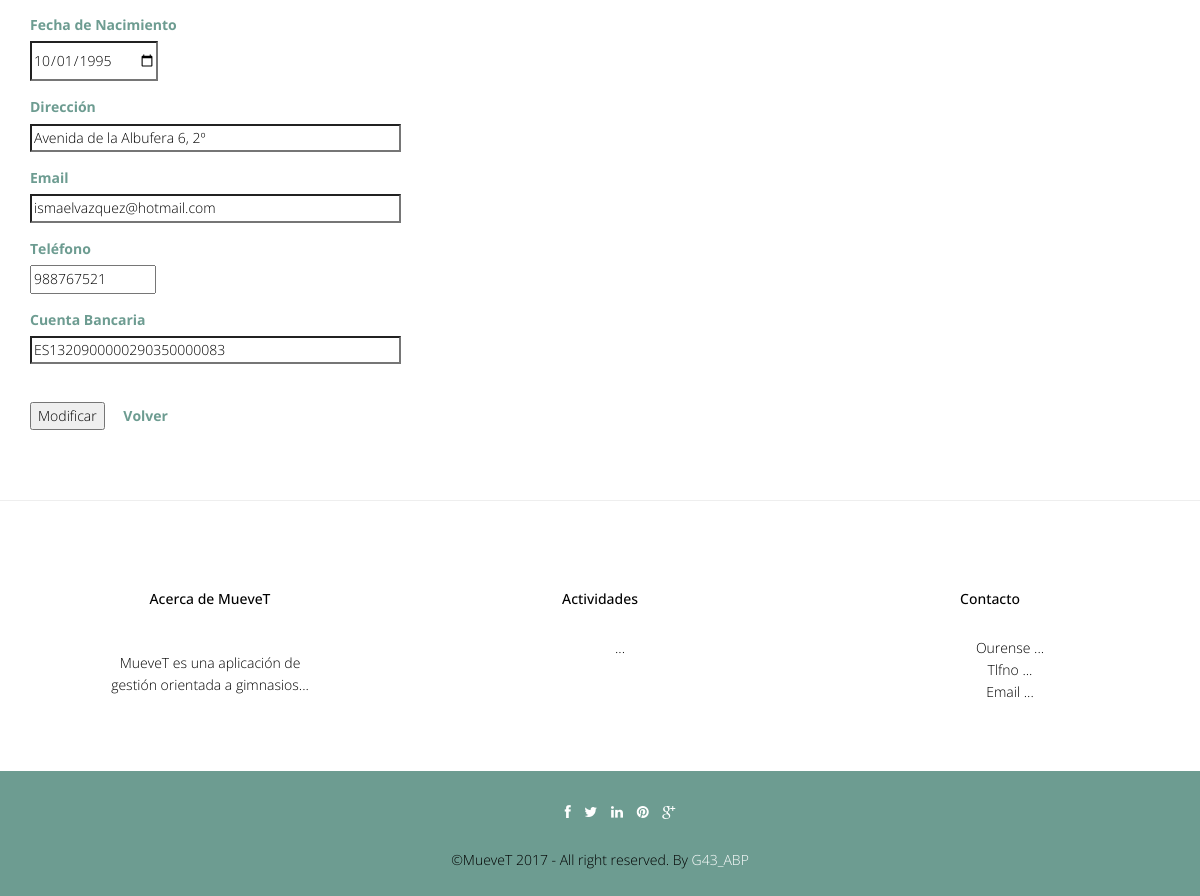
Page /abp/Controllers/ENTRENADOR_Controller.php?userName=entrenador&accion=Modificar (signed in, lower part) on the earlier database version.
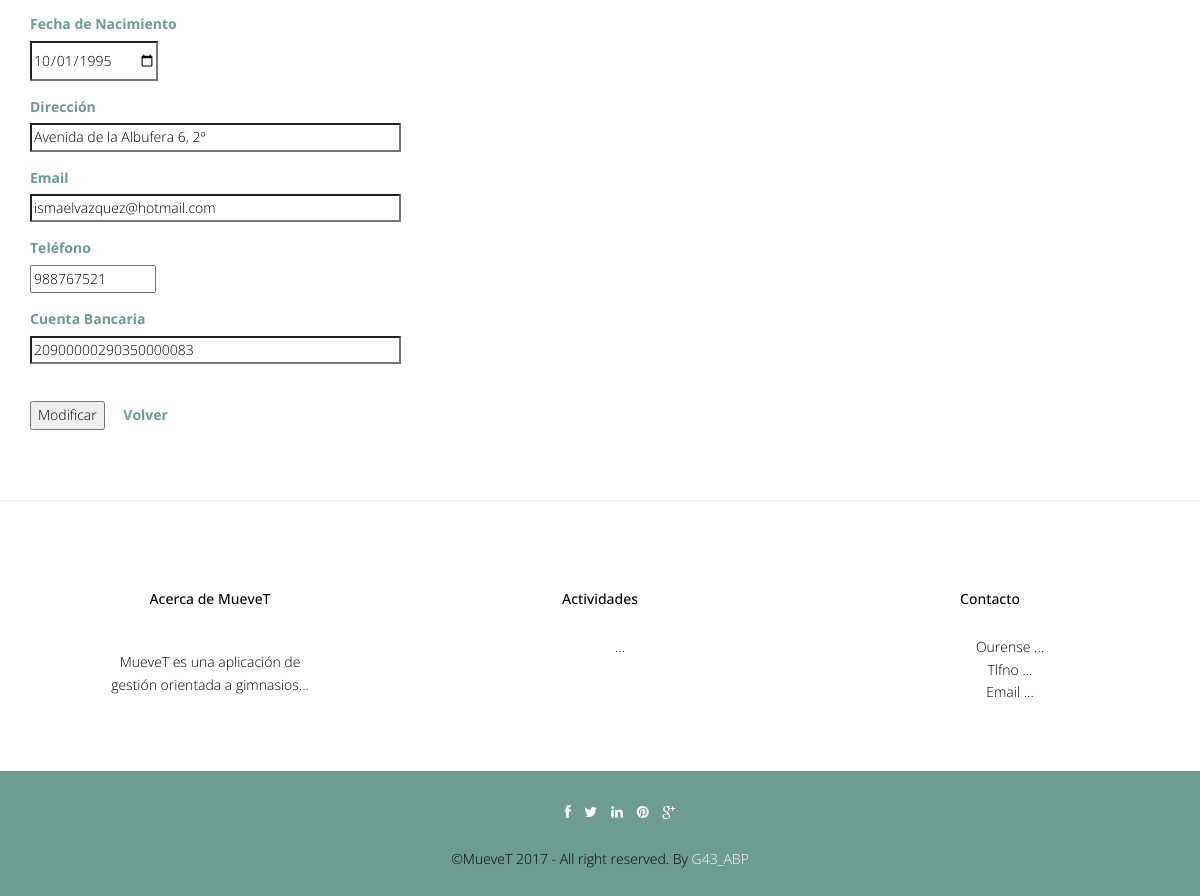
Same page on the later database version.
### tables this page shows
CREATE TABLE IF NOT EXISTS `entrenador` (
  `userName` varchar(20) NOT NULL,
  `cuentaBanc` varchar(20) NOT NULL
);

CREATE TABLE IF NOT EXISTS `usuario` (
  `foto` varchar(500) DEFAULT '../img/user.jpg',
  `userName` varchar(20) NOT NULL,
  `password` varchar(128) NOT NULL,
  `tipoUsuario` int(10) NOT NULL,
  `nombre` varchar(20) NOT NULL,
  `apellidos` varchar(70) NOT NULL,
  `dni` varchar(9) NOT NULL,
  `fechaNac` date NOT NULL,
  `direccion` varchar(80) DEFAULT NULL,
  `telefono` int(15) DEFAULT NULL,
  `email` varchar(30) NOT NULL
);

### abp/Models/USUARIO_Model.php (called while the page is built, shortened)
<?php
class USUARIO_Modelo {
    var $userName;
    var $tipoUsuario;
    var $mysqli;
    function __construct($userName, $password, $tipoUsuario, $nombre, $apellidos, $dni, $fechaNac, $direccion, $telefono, $email, $foto, $cuentaBanc, $tipoDeportista, $metodoPago, $newPassword) {
        $this->userName = $userName;
        $this->tipoUsuario = $tipoUsuario;
    }
    function ConectarBD() {
        $this->mysqli = new mysqli("localhost", "root", "", "gymgest");
    }
    function RellenaDatos() {
        if ($this->tipoUsuario == 1) {
            $sql = "SELECT * FROM USUARIO WHERE USUARIO.userName = '" . $this->userName . "'";
        } else if ($this->tipoUsuario == 2) {
            $sql = "SELECT * FROM USUARIO, ENTRENADOR WHERE USUARIO.userName = ENTRENADOR.userName AND ENTRENADOR.userName = '" . $this->userName . "'";
        } else if ($this->tipoUsuario == 3) {
            $sql = "SELECT * FROM USUARIO, DEPORTISTA WHERE USUARIO.userName = DEPORTISTA.userName AND DEPORTISTA.userName = '" . $this->userName . "'";
        }
        if (!($resultado = $this->mysqli->query($sql))) {
            return 'Error en la consulta sobre la base de datos';
        } else {
            $result = $resultado->fetch_array();
            return $result;
        }
    }
}
?>

### abp/Views/ENTRENADOR_EDIT_Vista.php (the view, shortened to what this page needs)
<?php
class ENTRENADOR_Modificar {
    private $valores;
    private $volver;
    function __construct($valores, $volver) {
        $this->valores = $valores;
        $this->volver = $volver;
        $this->render();
    }
    function render() {
        ?> <script type="text/javascript" src="../js/<?php echo $_SESSION['IDIOMA'] ?>_validate.js"></script>
        <div class="container" >
            <form  id="form" name="form" action='<?php $this->volver; ?>'  method='post'   enctype="multipart/form-data">
                <div class="form-group">
                    <label class="control-label" ><?php echo $strings['fechaNac']; ?></label><br>
                    <input class="form" id="fechaNac" name="fechaNac" type="date" required="true" value="<?php echo $this->valores['fechaNac']; ?>"/>
                </div>
                <div class="form-group">
                    <label class="control-label" ><?php echo $strings['direccion']; ?></label><br>
                    <input class="form" id="direccion" name="direccion" size="50" type="text" required="true" value="<?php echo $this->valores['direccion']; ?>"/>
                </div>
                <div class="form-group">
                    <label class="control-label" ><?php echo $strings['email']; ?></label><br>
                    <input class="form" id="email" name="email" size="50" type="email" required="true" value="<?php echo $this->valores['email']; ?>"/>
                </div>
                <div class="form-group">
                    <label class="control-label" ><?php echo $strings['telefono']; ?></label><br>
                    <input class="form" id="telefono" name="telefono" size="15" type="numeric" required="true" value="<?php echo $this->valores['telefono']; ?>"/>
                </div>
                <div class="form-group">
                    <label class="control-label" ><?php echo $strings['cuentaBanc']; ?></label><br>
                    <input class="form" id="cuentaBanc" name="cuentaBanc" size="50" type="text" required="true" value="<?php echo $this->valores['cuentaBanc']; ?>"/>
                </div>
                <br>
                <input type = 'submit' name = 'accion' value = '<?php echo $strings['Modificar'] ?>'  onclick="return valida_envia_USUARIO()" >
                <a class="form-link" href='<?php echo $this->volver ?> '><?php echo $strings['Volver']; ?> </a>
            </form>
        </div>
        <?php
        include '../Views/footer.php';
    }
}

Differences in the rows shown:
changed entrenador "Avenida de la Albufera 6, 2º": cuentaBanc "ES1320900000290350000083" → "20900000290350000083"
